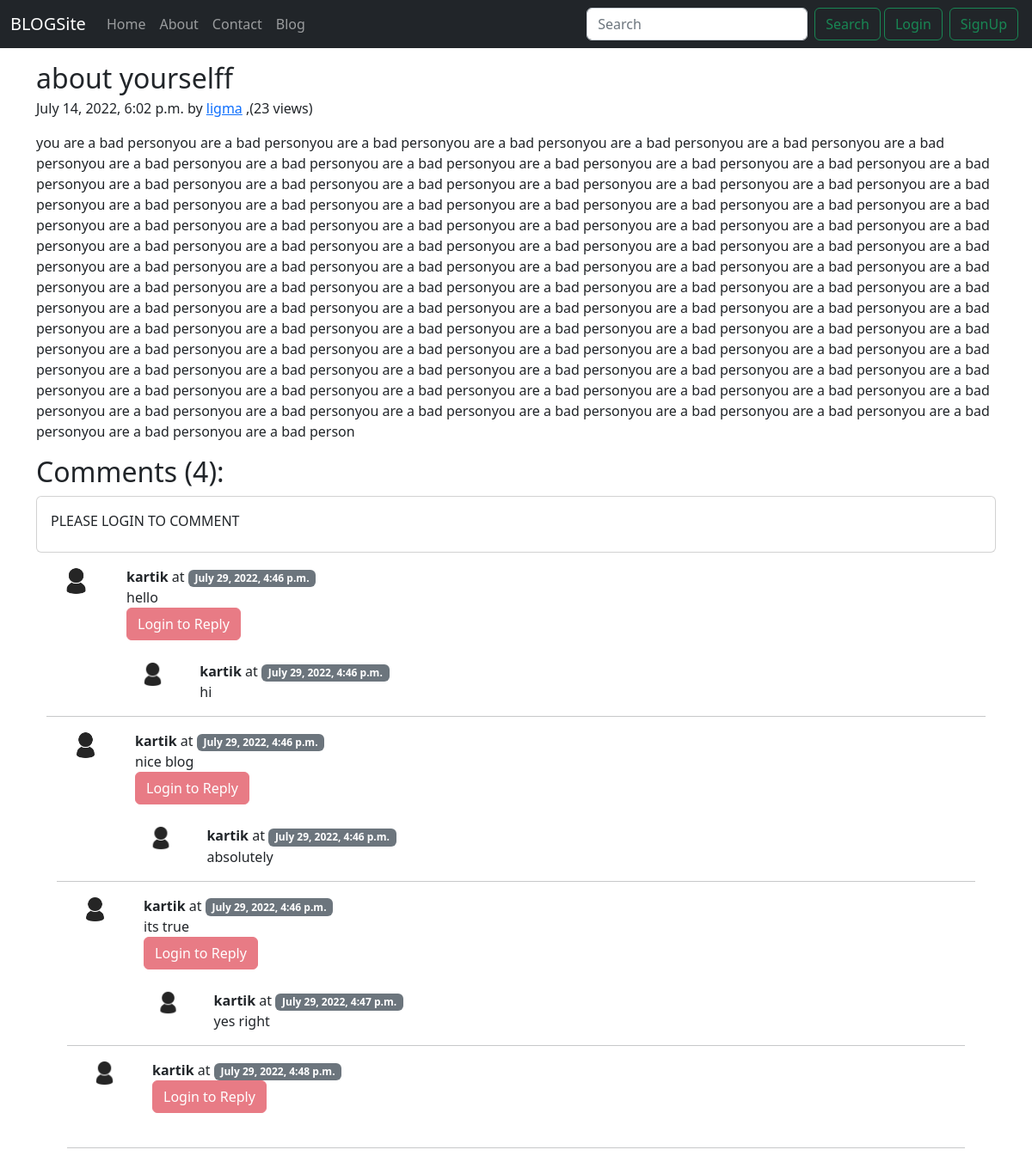
/blog/first-post, run on the app's committed database.
### blog/models.py (models this page shows, shortened)
class Post(models.Model):
    s_no=models.AutoField(primary_key=True)
    title=models.CharField(max_length=20)
    content=models.TextField()
    views=models.IntegerField(default=0)
    author=models.CharField(max_length=13)
    slug=models.CharField(max_length=130)
    timestamp=models.DateTimeField(blank=True)

class Blogcomment(models.Model):
    s_no=models.AutoField(primary_key=True)
    comment=models.TextField()
    user=models.ForeignKey(User,on_delete=models.CASCADE)
    post=models.ForeignKey(Post,on_delete=models.CASCADE)
    parent=models.ForeignKey("self",on_delete=models.CASCADE,null=True)
    timestamp=models.DateTimeField(default=now)

### blog/views.py (the view)
# urls.py: path('<str:slug>', views.blogpost,name='blogpost'),
def blogpost(request,slug):
    post=Post.objects.filter(slug=slug).first()
    comments=Blogcomment.objects.filter(post=post,parent=None)
    if request.user.is_authenticated:
        post.views=post.views + 1
        post.save()
    replies=Blogcomment.objects.filter(post=post).exclude(parent=None)
    repdict={}
    for reply in replies:
        if reply.parent.s_no not in repdict.keys():
            repdict[reply.parent.s_no]=[reply];
        else:
            repdict[reply.parent.s_no].append(reply)
    context={"post":post,"comments":comments,"user":request.user,"repdict":repdict}
    return render(request,"blog/blogpost.html",context)

### blog/templatetags/extras.py (called while the page is built)
@register.filter(name="get_val")
def get_val(dict,key):
    return dict.get(key)

### templates/blog/blogpost.html (shortened to what this page needs)
{% extends "base.html"%}
{% block body %}
{% load static %}
{% load extras %}
<div class="container my-3">
  <article class="blog-post">
    <h2 class="blog-post-title mb-1">{{post.title}}</h2>
    <p class="blog-post-meta">{{post.timestamp}} by <a href="#">{{post.author}}</a> <span> ,({{post.views}} views)</span></p>
    <p>{{post.content|safe}}</p>
</div>
<div class="container">
  <h2>Comments ({{comments.count}}):</h2>
  {% if user.is_anonymous %}
    <div class="card card-body">
        <div class="mb-2">
          <p  class="form-label my-0">PLEASE LOGIN TO COMMENT</p>
        </div>
    </div>
{% endif %}
{% for comment in comments %}
<div class="container">
  <div class="row my-3">
    <div class="col-md-1 bg"><img src="/static/img/user.png" class="rounded mx-auto d-block w-50" alt="..."></div>
    <div class="col-md-11 bg"><b>{{comment.user.username}}</b> at <span
        class="badge bg-secondary">{{comment.timestamp}}</span>
      <div>
        {{comment.comment}}
      </div>
      <div class="reply mx-0">
        {% if user.is_anonymous %}
        <button class="btn btn-danger" type="button" data-bs-toggle="collapse"
        data-bs-target="#replybox{{comment.s_no}}" aria-expanded="false" aria-controls="replybox{{comment.s_no}}" disabled>
        Login to Reply
      </button>
          {% endif %}
          <br>
          <br>
        {% for reply in repdict|get_val:comment.s_no %}
          <div class="row">
        <div class="col-md-1 bg"><img src="/static/img/user.png" class="rounded mx-auto d-block w-50" alt="..."></div>
        <div class="col-md-11 bg"><b>{{reply.user.username}}</b> at <span
            class="badge bg-secondary">{{reply.timestamp}}</span>
          <div>
            {{reply.comment}}
          </div>
        </div>
        {% endfor %}
      </div>
      </div>
    </div>
  </div>
  <hr>
{% endfor %}
{% endblock body %}

### templates/base.html (shortened to what this page needs)
<!doctype html>
<html lang="en">
<head>
  <link href="https://cdn.jsdelivr.net/npm/bootstrap@5.2.0-beta1/dist/css/bootstrap.min.css" rel="stylesheet"
>
</head>
<body>
  <nav class="navbar navbar-expand-lg navbar-dark bg-dark">
    <div class="container-fluid">
      <a class="navbar-brand" href="/">BLOGSite</a>
      <div class="collapse navbar-collapse" id="navbarSupportedContent">
        <ul class="navbar-nav me-auto mb-2 mb-lg-0">
          <li class="nav-item">
            <a class="nav-link " aria-current="page" href="/">Home</a>
          </li>
          <li class="nav-item">
            <a class="nav-link" href="/about">About</a>
          </li>
          <li class="nav-item ">
            <a class="nav-link" href="/contact">Contact</a>
          </li>
          <li class="nav-item ">
            <a class="nav-link" href="/blog">Blog</a>
          </li>
        </ul>
        <form class="d-flex" role="search" action="/search" method="get">
          <input class="form-control me-2" type="search" placeholder="Search" aria-label="Search" name="query"
            id="query">
          <button class="btn btn-outline-success" type="submit">Search</button>
        </form>
        {% if user.is_authenticated %}
        <ul class="navbar-nav ml-4 ">
          <li class="nav-item dropdown">
            <a class="nav-link dropdown-toggle btn btn-outline-success mx-1" href="#" id="navbarDropdown" role="button" data-bs-toggle="dropdown" aria-expanded="false" style="margin-right:24px;">
              Welcome {{request.user}}
            </a>
            <ul class="dropdown-menu" aria-labelledby="navbarDropdown">
              <li><a class="dropdown-item" href="logout/">Logout</a></li>
            </ul>
          </li>
        </ul>
        {% else %}
        <button type="button" class="btn btn-outline-success mx-1" data-bs-toggle="modal" data-bs-target="#loginModal">
          Login
        </button>
        <button type="button" class="btn btn-outline-success mx-1" data-bs-toggle="modal" data-bs-target="#signupModal">
          SignUp
        </button>
        {% endif %}
      </div>
    </div>
  </nav>
  {%block body%} {%endblock%}
</body>
</html>

### data on the page
Post: title "about yourselff", timestamp "July 14, 2022, 6:02 p.m.", author "ligma", views "23", content "you are a bad personyou are a bad personyou are a bad personyou are a bad personyou are a bad personyou are a bad personyou are a bad personyou are a bad personyou are a bad personyou are a bad personyou are a bad personyou are a bad personyou are a bad personyou are a bad personyou are a bad personyou are a bad personyou are a bad personyou are a bad personyou are a bad personyou are a bad personyou are a bad personyou are a bad personyou are a bad personyou are a bad personyou are a bad personyou are a bad personyou are a bad personyou are a bad personyou are a bad personyou are a bad personyou are a bad personyou are a bad personyou are a bad personyou are a bad personyou are a bad…"
Blogcomment: user.username "kartik", timestamp "July 29, 2022, 4:46 p.m.", comment "hello"
Blogcomment: user.username "kartik", timestamp "July 29, 2022, 4:46 p.m.", comment "hi"
Blogcomment: user.username "kartik", timestamp "July 29, 2022, 4:46 p.m.", comment "nice blog"
Blogcomment: user.username "kartik", timestamp "July 29, 2022, 4:46 p.m.", comment "absolutely"
Blogcomment: user.username "kartik", timestamp "July 29, 2022, 4:46 p.m.", comment "its true"
Blogcomment: user.username "kartik", timestamp "July 29, 2022, 4:47 p.m.", comment "yes right"
Blogcomment: user.username "kartik", timestamp "July 29, 2022, 4:48 p.m."

### other printed values
{{ comments.count }} "4"
